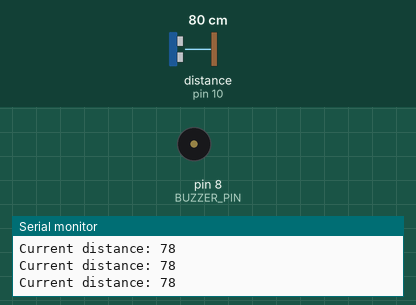
This sketch was run on a simulated Arduino Uno, built with avr-gcc and run on an emulated ATmega328P. On the bench: buzzer (waves = sounding, pin HIGH), the last lines printed to the serial monitor. Wiring (inferred from the names in the program): ultrasonic range finder: trigger pin 9; echo pin 10. The inputs (shaded band) are chosen by the test bench; at power-on: distance to the obstacle (sensor on pin 10) 80 cm. The echo pulse lasts 58.3 µs per cm; pins used as bus, display or sensor lines are not drawn.

Above: at 1.2 s.
1.3 s: distance to the obstacle (sensor on pin 10) set to 74 cm
2.8 s: distance to the obstacle (sensor on pin 10) set to 63 cm
At 3.7 s:
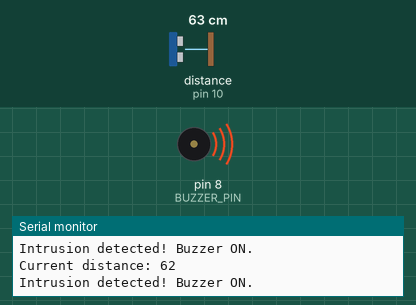
Timing chart, 0 to 5.8 s (numbered marks = the images above; inputs shaded):
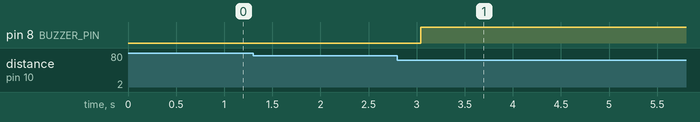

Measured:
- the behaviour switches between 69 and 68 cm on distance to the obstacle (sensor on pin 10) (found by bisection; images 0 and 1)
- after the input at 2.8 s, pin 8 (BUZZER_PIN): LOW → HIGH after 0.24 s

The sketch:

ultrasonicsensorfencing_copy_20260424174016.ino
```cpp
// === Pin Connections ===
// Ultrasonic Sensor HC-SR04:
//   VCC → 5V
//   GND → GND
//   TRIG → Arduino Uno pin 9
//   ECHO → Arduino Uno pin 10
//
// Buzzer:
//   Positive → Arduino Uno pin 8
//   Negative → GND

#define TRIG_PIN 9
#define ECHO_PIN 10
#define BUZZER_PIN 8

long duration;
int distance;
int baselineDistance;   // Reference distance (fence line)

void setup() {
  Serial.begin(9600);

  pinMode(TRIG_PIN, OUTPUT);
  pinMode(ECHO_PIN, INPUT);
  pinMode(BUZZER_PIN, OUTPUT);

  digitalWrite(BUZZER_PIN, LOW);

  // Take initial baseline measurement
  baselineDistance = measureDistance();
  Serial.print("Baseline distance set to: ");
  Serial.println(baselineDistance);
}

void loop() {
  distance = measureDistance();
  Serial.print("Current distance: ");
  Serial.println(distance);

  // If distance changes significantly (object detected)
  if (abs(distance - baselineDistance) > 10) { // threshold = 10 cm
    digitalWrite(BUZZER_PIN, HIGH); // Buzzer ON
    Serial.println("Intrusion detected! Buzzer ON.");
  } else {
    digitalWrite(BUZZER_PIN, LOW);  // Buzzer OFF
  }

  delay(500); // Half-second delay between checks
}

// Function to measure distance using ultrasonic sensor
int measureDistance() {
  digitalWrite(TRIG_PIN, LOW);
  delayMicroseconds(2);

  digitalWrite(TRIG_PIN, HIGH);
  delayMicroseconds(10);
  digitalWrite(TRIG_PIN, LOW);

  duration = pulseIn(ECHO_PIN, HIGH);
  int dist = duration * 0.034 / 2; // Convert to cm
  return dist;
}
//pls change the treshhold(baselineDistance >10 ) based on sensitivity of sensors
```
